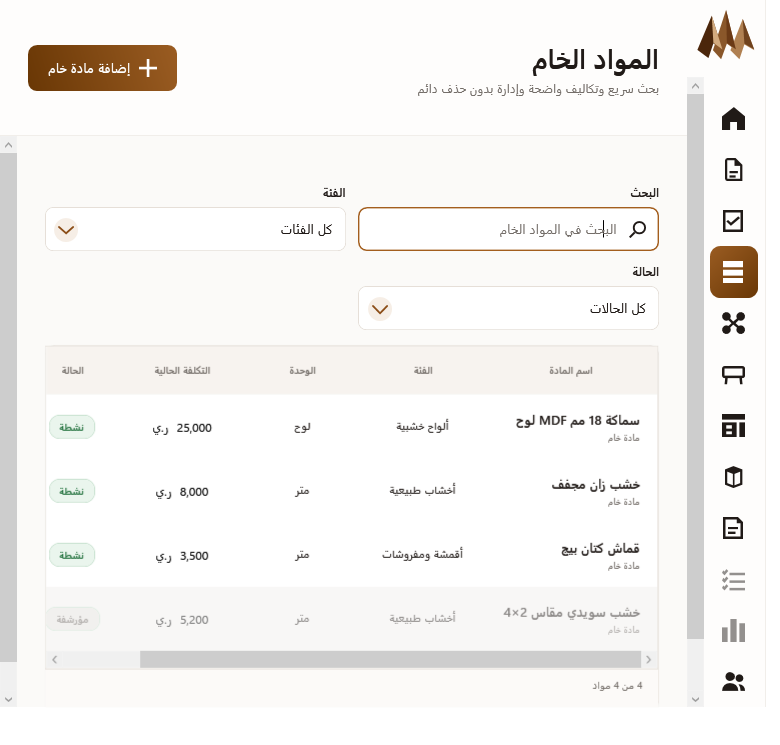
#> input picture artifacts/ui-audit-2026-10-12/captures/Materials-780.png, 780 x 745 px; its folder holds only this picture in this run
$ python make-review-sheets.py
#> lines starting #> are read from the running program, lines starting #| are printed output that depends on the picture
from pathlib import Path
from PIL import Image, ImageOps, ImageDraw, ImageFont
import json
root=Path('artifacts/ui-audit-2026-10-12')
files=sorted((root/'captures').glob('*.png'),key=lambda p:p.name.lower())
out=root/'review-sheets';out.mkdir(exist_ok=True)
font=ImageFont.truetype('C:/Windows/Fonts/arial.ttf',16)
manifest=[]
for start in range(0,len(files),12):
    sheet=Image.new('RGB',(2000,1520),'#dddddd');d=ImageDraw.Draw(sheet)
#> after `sheet = Image.new('RGB', (2000, 1520), '#dddddd')`: sheet: PIL image 2000x1520 RGB; every value is 221
    for n,p in enumerate(files[start:start+12]):
        im=Image.open(p).convert('RGB');x=(n%3)*666;y=(n//3)*380
#> after `im = Image.open(p).convert('RGB')`:
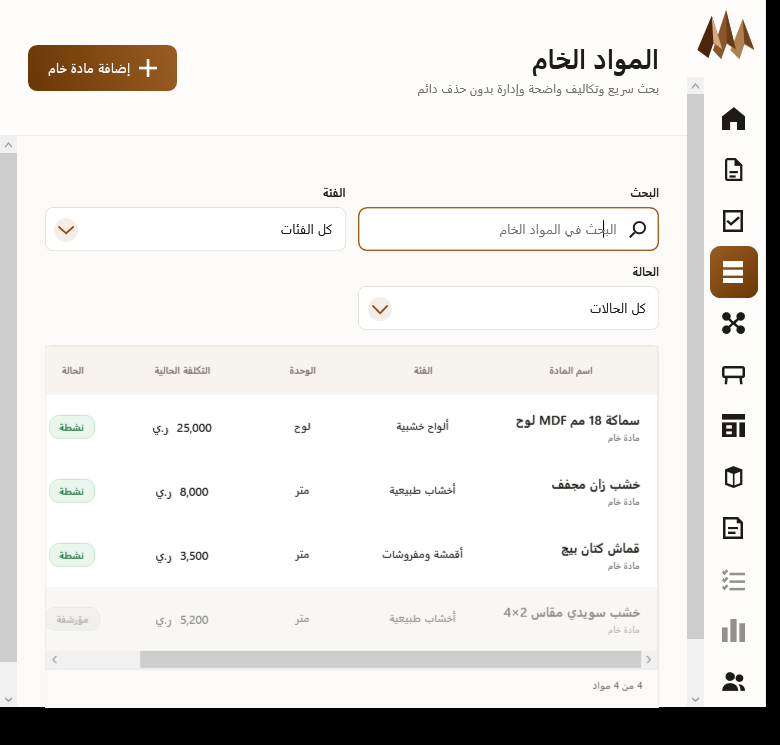
#> im: PIL image 780x745 RGB; mean R, G, B 228.1, 226.2, 224.1
        fit=ImageOps.contain(im,(650,344));sheet.paste(fit,(x+(650-fit.width)//2,y+30))
#> after `fit = ImageOps.contain(im, (650, 344))`:
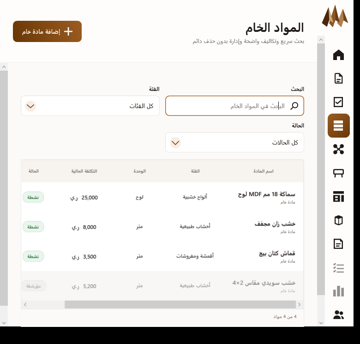
#> fit: PIL image 360x344 RGB; mean R, G, B 228, 226.2, 224
#> after `sheet.paste(fit, (x + (650 - fit.width) // 2, y + 30))`:
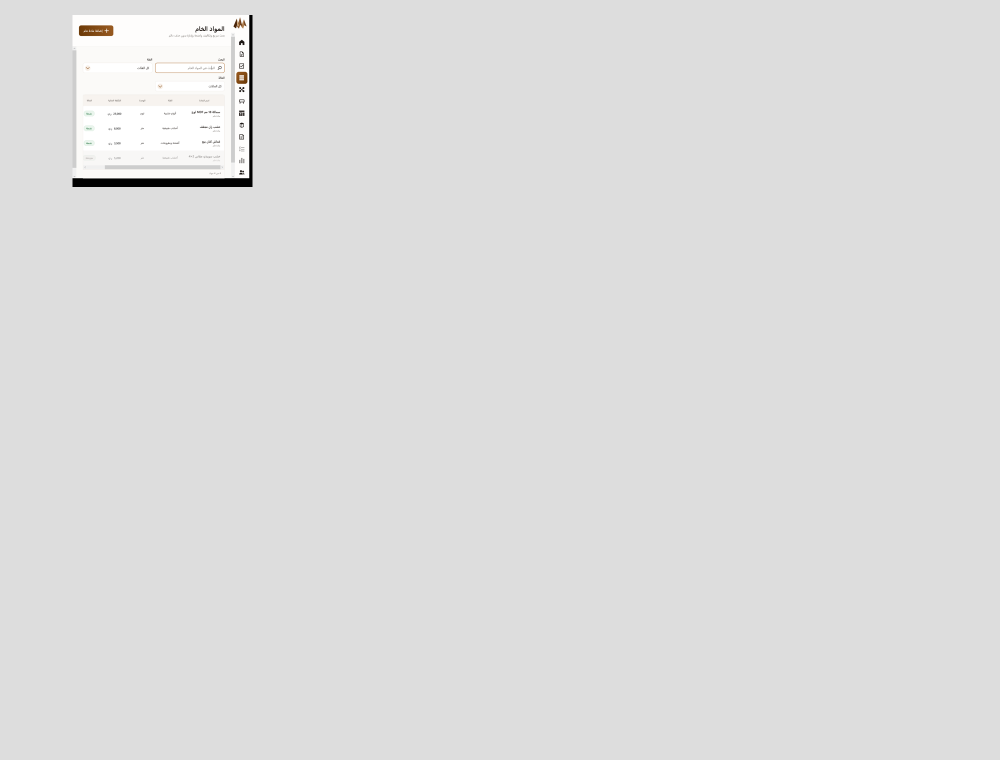
#> sheet: PIL image 2000x1520 RGB (shown at 1/2 size); mean R, G, B 221.3, 221.2, 221.1
        d.text((x+5,y+5),f'{start+n+1:03} {p.name}',font=font,fill='black')
        manifest.append({'index':start+n+1,'file':p.name,'size':list(im.size),'sheet':start//12+1})
    sheet.save(out/f'sheet-{start//12+1:02}.jpg',quality=90)
(root/'capture-manifest.json').write_text(json.dumps(manifest,indent=2),encoding='utf-8')
print(f'{len(files)} images; {(len(files)+11)//12} sheets')

$ run again, on artifacts/ui-audit-2026-10-12/captures/Products-1338.png
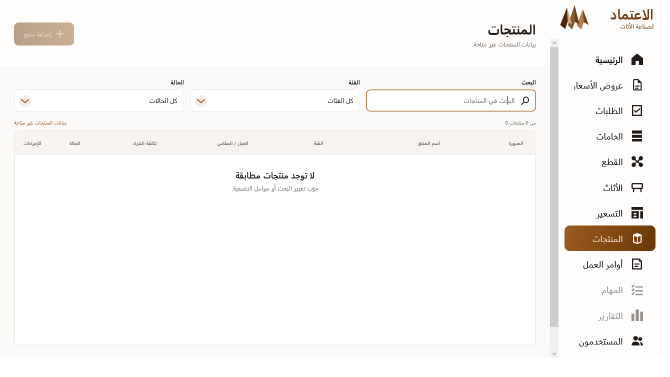
#> input picture artifacts/ui-audit-2026-10-12/captures/Products-1338.png, 1339 x 753 px (shown at 1/2 size)
#> `fit = ImageOps.contain(im, (650, 344))`:
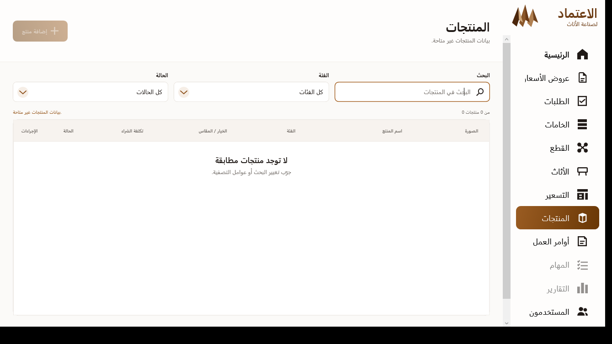
#> fit: PIL image 612x344 RGB; mean R, G, B 234, 232.5, 230.9
#> `sheet.paste(fit, (x + (650 - fit.width) // 2, y + 30))`:
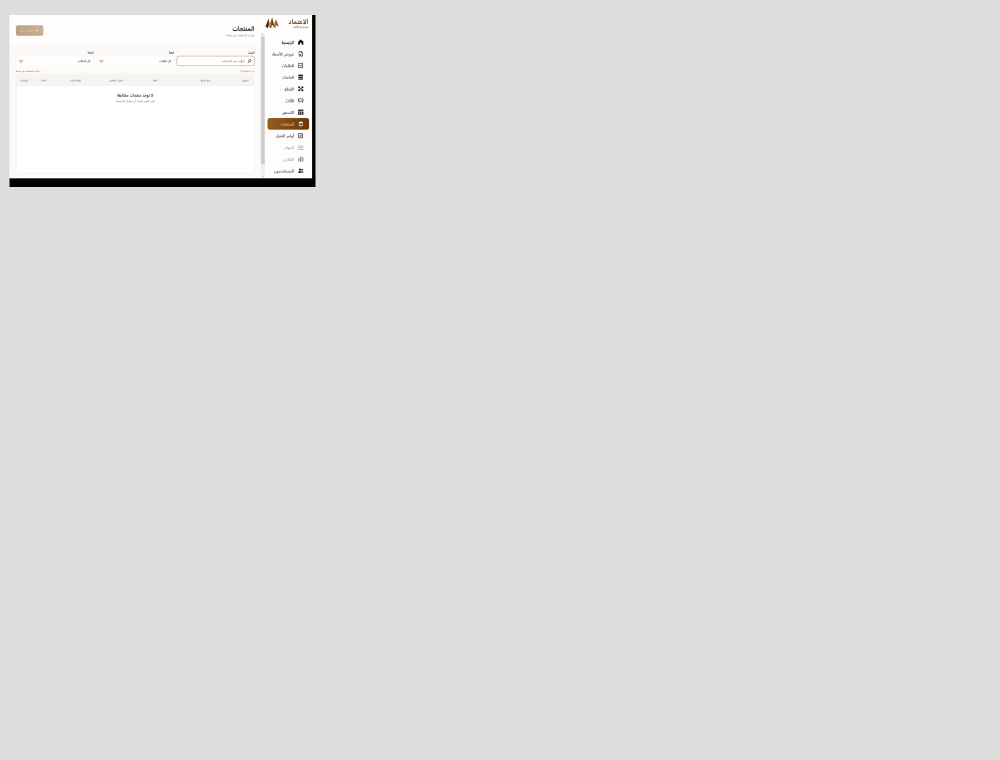
#> sheet: PIL image 2000x1520 RGB (shown at 1/2 size); mean R, G, B 221.9, 221.8, 221.7

$ run again, on artifacts/ui-audit-2026-10-12/captures/WorkOrders-1338.png
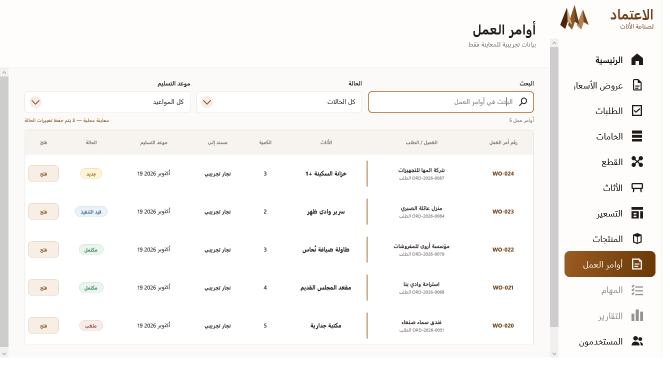
#> input picture artifacts/ui-audit-2026-10-12/captures/WorkOrders-1338.png, 1339 x 753 px (shown at 1/2 size)
#> `fit = ImageOps.contain(im, (650, 344))`:
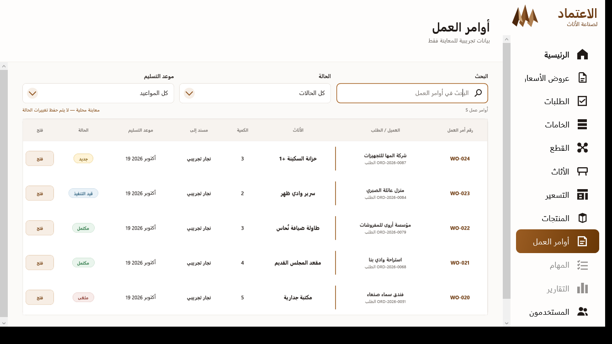
#> fit: PIL image 612x344 RGB; mean R, G, B 232.4, 230.8, 229.1
#> `sheet.paste(fit, (x + (650 - fit.width) // 2, y + 30))`:
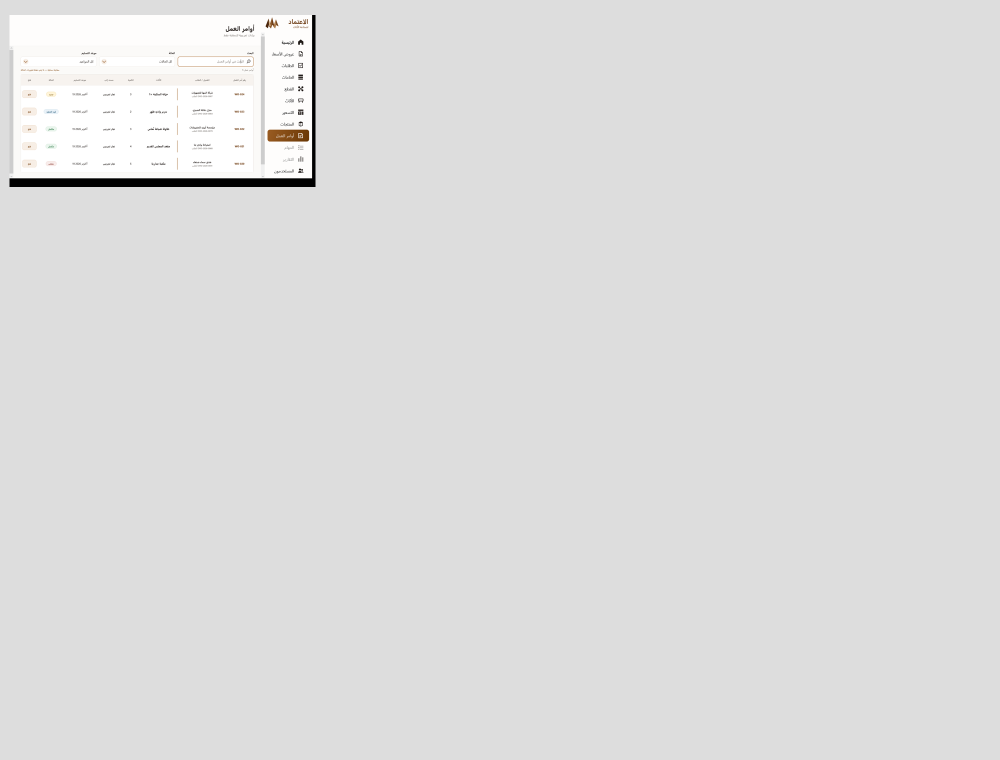
#> sheet: PIL image 2000x1520 RGB (shown at 1/2 size); mean R, G, B 221.8, 221.7, 221.6
